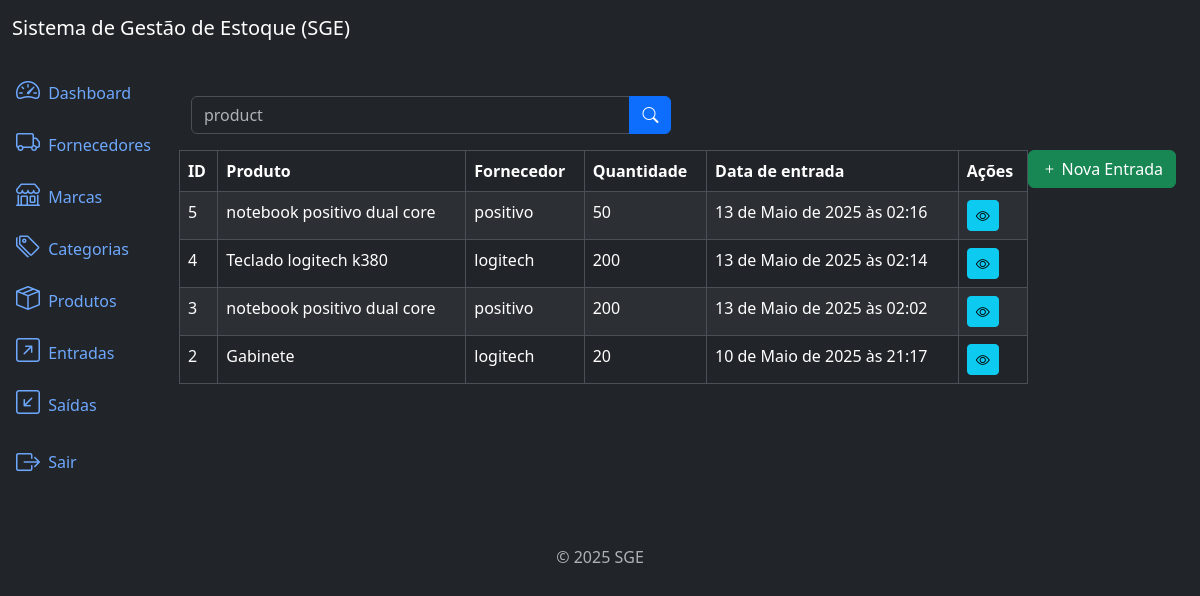
The app's page /inflows/list/ (signed in) with its own data.
### inflows/models.py (models this page shows, shortened)
class Inflow(models.Model):
    supplier = models.ForeignKey(Supplier, on_delete=models.PROTECT, related_name='inflows')
    product = models.ForeignKey(Product, on_delete=models.PROTECT, related_name='inflows')
    quantity = models.IntegerField()
    description = models.TextField(null=True, blank=True)
    created_at = models.DateTimeField(auto_now_add=True)
    updated_at = models.DateTimeField(auto_now=True)
    class Meta:
        ordering = ['-created_at']

### products/models.py (models this page shows)
class Product (models.Model):
    title = models.CharField(max_length=500)
    category = models.ForeignKey(Category, on_delete=models.PROTECT, related_name='products')
    brand = models.ForeignKey(Brand, on_delete=models.PROTECT, related_name='products')
    description = models.TextField(null=True, blank=True)
    serie_number = models.CharField(max_length=200, null=True, blank=True)
    cost_price = models.DecimalField(max_digits=20, decimal_places=2)
    selling_price = models.DecimalField(max_digits=20, decimal_places=2)
    quantity = models.IntegerField(default=0)
    created_at = models.DateTimeField(auto_now_add=True)
    updated_at = models.DateTimeField(auto_now=True)
    class Meta:
         ordering = ['title']
    def __str__(self):
        return self.title

### suppliers/models.py (models this page shows)
class Supplier(models.Model):
    name = models.CharField(max_length=500)
    description = models.TextField(null=True, blank=True)
    created_at = models.DateTimeField(auto_now_add=True)
    updated_at =  models.DateTimeField(auto_now=True)
    class Meta:
        ordering = ['name']
    def __str__(self):
        return self.name

### inflows/views.py (the view)
# urls.py: path('inflows/list/', views.InflowListView.as_view(), name='inflow_list'),
class InflowListView(LoginRequiredMixin,PermissionRequiredMixin, ListView):
    model = models.Inflow
    template_name = 'inflow_list.html'
    context_object_name = 'inflows'
    paginate_by = 9
    permission_required ='inflows.view_inflow'
    def get_queryset(self):
        queryset = super().get_queryset()
        product = self.request.GET.get('product')
        if product:
            queryset = queryset.filter(product__title__icontains=product)
        return queryset

### inflows/templates/inflow_list.html (shortened to what this page needs)
{% extends 'base.html' %}
{% block content %}
<div class="row mb-3">
    <div class="col-md-6">
            <form method="get" action="{% url 'inflow_list' %}">
             <div class="input-group">
                    <input type="text" class="form-control" name="product" placeholder="product" value="{{ request.GET.product }}">
                    <button type="submit" class="btn btn-primary">
                        <i class="bi bi-search"></i>
                    </button>
                </div>
            </form>
        </div>
    </div>
    {% if perms.inflows.add_inflow %}
    <div class="col -md-6">
        <a href="{% url 'inflow_create' %}" class="btn btn-success float-end">
          <i class="bi bi-plus"></i> Nova Entrada
        </a>
    </div>
    {% endif %}
</div>
<div class="table-responsive">
    <table class="table table-striped table-bordered">
        <thead class="thead-dark">
            <tr>
                <th>ID</th>
                <th>Produto</th>
                <th>Fornecedor</th>
                <th>Quantidade</th>
                <th>Data de entrada</th>
                <th> Ações </th>
            </tr>
        </thead>
        <tbody>
            {% for inflow in inflows %}
            <tr>
                <td>{{ inflow.id }}</td>
                <td>{{ inflow.product }}</td>
                <td>{{ inflow.supplier }}</td>
                <td>{{ inflow.quantity }}</td>
                <td>{{ inflow.created_at }}</td>
                <td>
                    {% if perms.inflows.view_inflow %}
                        <a href="{% url 'inflow_detail' inflow.id %}" class="btn btn-info btn-sm">
                             <i class="bi bi-eye"></i>
                        </a>
                    {% endif %}
                </td>
            </tr>
            {% endfor %}
        </tbody>
    </table>
</div>
{% endblock %}

### records on screen
Inflow: id "5", product "notebook positivo dual core", supplier "positivo", quantity "50", created_at "13 de Maio de 2025 às 02:16"
Inflow: id "4", product "Teclado logitech k380", supplier "logitech", quantity "200", created_at "13 de Maio de 2025 às 02:14"
Inflow: id "3", product "notebook positivo dual core", supplier "positivo", quantity "200", created_at "13 de Maio de 2025 às 02:02"
Inflow: id "2", product "Gabinete", supplier "logitech", quantity "20", created_at "10 de Maio de 2025 às 21:17"
